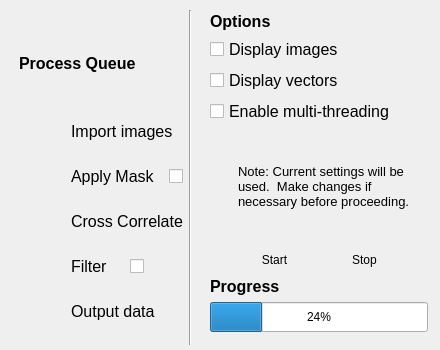
<?xml version="1.0" encoding="UTF-8"?>
<ui version="4.0">
 <class>BatchWindow</class>
 <widget class="QDialog" name="BatchWindow">
  <property name="windowModality">
   <enum>Qt::ApplicationModal</enum>
  </property>
  <property name="geometry">
   <rect>
    <x>0</x>
    <y>0</y>
    <width>440</width>
    <height>350</height>
   </rect>
  </property>
  <property name="sizePolicy">
   <sizepolicy hsizetype="Fixed" vsizetype="Fixed">
    <horstretch>0</horstretch>
    <verstretch>0</verstretch>
   </sizepolicy>
  </property>
  <property name="minimumSize">
   <size>
    <width>440</width>
    <height>350</height>
   </size>
  </property>
  <property name="maximumSize">
   <size>
    <width>440</width>
    <height>350</height>
   </size>
  </property>
  <property name="windowTitle">
   <string>Batch Process</string>
  </property>
  <property name="windowIcon">
   <iconset resource="../share/icons/icons.qrc">
    <normaloff>:/icons/openpiv.png</normaloff>:/icons/openpiv.png</iconset>
  </property>
  <widget class="Line" name="line">
   <property name="geometry">
    <rect>
     <x>180</x>
     <y>10</y>
     <width>20</width>
     <height>335</height>
    </rect>
   </property>
   <property name="orientation">
    <enum>Qt::Vertical</enum>
   </property>
  </widget>
  <widget class="QWidget" name="">
   <property name="geometry">
    <rect>
     <x>19</x>
     <y>10</y>
     <width>164</width>
     <height>311</height>
    </rect>
   </property>
   <layout class="QVBoxLayout" name="verticalLayout_2">
    <item>
     <layout class="QHBoxLayout" name="horizontalLayout_5">
      <item>
       <widget class="QLabel" name="label">
        <property name="font">
         <font>
          <pointsize>12</pointsize>
          <weight>75</weight>
          <bold>true</bold>
         </font>
        </property>
        <property name="text">
         <string>Process Queue</string>
        </property>
       </widget>
      </item>
      <item>
       <spacer name="horizontalSpacer_6">
        <property name="orientation">
         <enum>Qt::Horizontal</enum>
        </property>
        <property name="sizeHint" stdset="0">
         <size>
          <width>17</width>
          <height>20</height>
         </size>
        </property>
       </spacer>
      </item>
     </layout>
    </item>
    <item>
     <layout class="QGridLayout" name="gridLayout">
      <item row="0" column="0">
       <widget class="QLabel" name="label_2">
        <property name="text">
         <string/>
        </property>
        <property name="pixmap">
         <pixmap resource="../share/icons/icons.qrc">:/icons/import_image.png</pixmap>
        </property>
        <property name="alignment">
         <set>Qt::AlignCenter</set>
        </property>
       </widget>
      </item>
      <item row="0" column="1">
       <widget class="QLabel" name="label_3">
        <property name="font">
         <font>
          <pointsize>12</pointsize>
         </font>
        </property>
        <property name="text">
         <string>Import images</string>
        </property>
       </widget>
      </item>
      <item row="1" column="1">
       <widget class="QLabel" name="label_4">
        <property name="text">
         <string/>
        </property>
        <property name="pixmap">
         <pixmap resource="../share/icons/icons.qrc">:/icons/arrow-down-double-3_small.png</pixmap>
        </property>
       </widget>
      </item>
      <item row="2" column="0">
       <widget class="QLabel" name="maskIcon">
        <property name="text">
         <string/>
        </property>
        <property name="pixmap">
         <pixmap resource="../share/icons/icons.qrc">:/icons/image_mask.png</pixmap>
        </property>
        <property name="alignment">
         <set>Qt::AlignCenter</set>
        </property>
       </widget>
      </item>
      <item row="2" column="1">
       <layout class="QHBoxLayout" name="horizontalLayout_2">
        <item>
         <widget class="QLabel" name="maskLabel">
          <property name="minimumSize">
           <size>
            <width>92</width>
            <height>0</height>
           </size>
          </property>
          <property name="font">
           <font>
            <pointsize>12</pointsize>
           </font>
          </property>
          <property name="text">
           <string>Apply Mask</string>
          </property>
         </widget>
        </item>
        <item>
         <widget class="QCheckBox" name="maskCheck">
          <property name="maximumSize">
           <size>
            <width>1677215</width>
            <height>16777215</height>
           </size>
          </property>
          <property name="font">
           <font>
            <pointsize>12</pointsize>
           </font>
          </property>
          <property name="text">
           <string/>
          </property>
         </widget>
        </item>
       </layout>
      </item>
      <item row="3" column="1">
       <widget class="QLabel" name="label_6">
        <property name="text">
         <string/>
        </property>
        <property name="pixmap">
         <pixmap resource="../share/icons/icons.qrc">:/icons/arrow-down-double-3_small.png</pixmap>
        </property>
       </widget>
      </item>
      <item row="4" column="0">
       <widget class="QLabel" name="label_7">
        <property name="text">
         <string/>
        </property>
        <property name="pixmap">
         <pixmap resource="../share/icons/icons.qrc">:/icons/correlate.png</pixmap>
        </property>
        <property name="alignment">
         <set>Qt::AlignCenter</set>
        </property>
       </widget>
      </item>
      <item row="4" column="1">
       <widget class="QLabel" name="label_8">
        <property name="font">
         <font>
          <pointsize>12</pointsize>
         </font>
        </property>
        <property name="text">
         <string>Cross Correlate</string>
        </property>
       </widget>
      </item>
      <item row="5" column="1">
       <widget class="QLabel" name="label_9">
        <property name="text">
         <string/>
        </property>
        <property name="pixmap">
         <pixmap resource="../share/icons/icons.qrc">:/icons/arrow-down-double-3_small.png</pixmap>
        </property>
       </widget>
      </item>
      <item row="6" column="0">
       <widget class="QLabel" name="filterIcon">
        <property name="text">
         <string/>
        </property>
        <property name="pixmap">
         <pixmap resource="../share/icons/icons.qrc">:/icons/filter.png</pixmap>
        </property>
        <property name="alignment">
         <set>Qt::AlignCenter</set>
        </property>
       </widget>
      </item>
      <item row="6" column="1">
       <layout class="QHBoxLayout" name="horizontalLayout">
        <item>
         <widget class="QLabel" name="filterLabel">
          <property name="minimumSize">
           <size>
            <width>45</width>
            <height>0</height>
           </size>
          </property>
          <property name="font">
           <font>
            <pointsize>12</pointsize>
           </font>
          </property>
          <property name="text">
           <string>Filter</string>
          </property>
         </widget>
        </item>
        <item>
         <widget class="QCheckBox" name="filterCheck">
          <property name="minimumSize">
           <size>
            <width>15</width>
            <height>0</height>
           </size>
          </property>
          <property name="maximumSize">
           <size>
            <width>16777215</width>
            <height>16777215</height>
           </size>
          </property>
          <property name="font">
           <font>
            <pointsize>12</pointsize>
           </font>
          </property>
          <property name="text">
           <string/>
          </property>
         </widget>
        </item>
       </layout>
      </item>
      <item row="7" column="1">
       <widget class="QLabel" name="label_12">
        <property name="text">
         <string/>
        </property>
        <property name="pixmap">
         <pixmap resource="../share/icons/icons.qrc">:/icons/arrow-down-double-3_small.png</pixmap>
        </property>
       </widget>
      </item>
      <item row="8" column="0">
       <widget class="QLabel" name="label_13">
        <property name="text">
         <string/>
        </property>
        <property name="pixmap">
         <pixmap resource="../share/icons/icons.qrc">:/icons/edit.png</pixmap>
        </property>
        <property name="alignment">
         <set>Qt::AlignCenter</set>
        </property>
       </widget>
      </item>
      <item row="8" column="1">
       <widget class="QLabel" name="label_14">
        <property name="font">
         <font>
          <pointsize>12</pointsize>
         </font>
        </property>
        <property name="text">
         <string>Output data</string>
        </property>
       </widget>
      </item>
     </layout>
    </item>
   </layout>
  </widget>
  <widget class="QWidget" name="">
   <property name="geometry">
    <rect>
     <x>210</x>
     <y>11</y>
     <width>218</width>
     <height>321</height>
    </rect>
   </property>
   <layout class="QGridLayout" name="gridLayout_4">
    <item row="0" column="0">
     <layout class="QHBoxLayout" name="horizontalLayout_4">
      <item>
       <widget class="QLabel" name="label_15">
        <property name="font">
         <font>
          <pointsize>12</pointsize>
          <weight>75</weight>
          <bold>true</bold>
         </font>
        </property>
        <property name="text">
         <string>Options</string>
        </property>
       </widget>
      </item>
      <item>
       <spacer name="horizontalSpacer_4">
        <property name="orientation">
         <enum>Qt::Horizontal</enum>
        </property>
        <property name="sizeHint" stdset="0">
         <size>
          <width>40</width>
          <height>20</height>
         </size>
        </property>
       </spacer>
      </item>
     </layout>
    </item>
    <item row="1" column="0">
     <layout class="QVBoxLayout" name="verticalLayout">
      <item>
       <widget class="QCheckBox" name="imagesCheck">
        <property name="font">
         <font>
          <pointsize>12</pointsize>
         </font>
        </property>
        <property name="text">
         <string>Display images</string>
        </property>
       </widget>
      </item>
      <item>
       <widget class="QCheckBox" name="vectorsCheck">
        <property name="font">
         <font>
          <pointsize>12</pointsize>
         </font>
        </property>
        <property name="text">
         <string>Display vectors</string>
        </property>
       </widget>
      </item>
      <item>
       <widget class="QCheckBox" name="threadingCheck">
        <property name="font">
         <font>
          <pointsize>12</pointsize>
         </font>
        </property>
        <property name="text">
         <string>Enable multi-threading</string>
        </property>
       </widget>
      </item>
     </layout>
    </item>
    <item row="2" column="0">
     <layout class="QGridLayout" name="gridLayout_2">
      <item row="0" column="0">
       <spacer name="verticalSpacer_2">
        <property name="orientation">
         <enum>Qt::Vertical</enum>
        </property>
        <property name="sizeHint" stdset="0">
         <size>
          <width>20</width>
          <height>13</height>
         </size>
        </property>
       </spacer>
      </item>
      <item row="0" column="1" rowspan="3">
       <widget class="QLabel" name="label_16">
        <property name="minimumSize">
         <size>
          <width>190</width>
          <height>80</height>
         </size>
        </property>
        <property name="maximumSize">
         <size>
          <width>190</width>
          <height>80</height>
         </size>
        </property>
        <property name="font">
         <font>
          <pointsize>10</pointsize>
         </font>
        </property>
        <property name="text">
         <string>Note: Current settings will be used.  Make changes if necessary before proceeding.</string>
        </property>
        <property name="wordWrap">
         <bool>true</bool>
        </property>
       </widget>
      </item>
      <item row="1" column="0">
       <widget class="QLabel" name="label_17">
        <property name="text">
         <string/>
        </property>
        <property name="pixmap">
         <pixmap resource="../share/icons/icons.qrc">:/icons/bookmark-2.png</pixmap>
        </property>
       </widget>
      </item>
      <item row="2" column="0">
       <spacer name="verticalSpacer">
        <property name="orientation">
         <enum>Qt::Vertical</enum>
        </property>
        <property name="sizeHint" stdset="0">
         <size>
          <width>20</width>
          <height>18</height>
         </size>
        </property>
       </spacer>
      </item>
     </layout>
    </item>
    <item row="3" column="0">
     <layout class="QHBoxLayout" name="horizontalLayout_3">
      <item>
       <spacer name="horizontalSpacer">
        <property name="orientation">
         <enum>Qt::Horizontal</enum>
        </property>
        <property name="sizeHint" stdset="0">
         <size>
          <width>40</width>
          <height>20</height>
         </size>
        </property>
       </spacer>
      </item>
      <item>
       <widget class="QToolButton" name="startButton">
        <property name="text">
         <string>Start</string>
        </property>
        <property name="icon">
         <iconset resource="../share/icons/icons.qrc">
          <normaloff>:/icons/player_play.png</normaloff>:/icons/player_play.png</iconset>
        </property>
        <property name="iconSize">
         <size>
          <width>25</width>
          <height>25</height>
         </size>
        </property>
        <property name="toolButtonStyle">
         <enum>Qt::ToolButtonTextUnderIcon</enum>
        </property>
        <property name="autoRaise">
         <bool>true</bool>
        </property>
       </widget>
      </item>
      <item>
       <spacer name="horizontalSpacer_3">
        <property name="orientation">
         <enum>Qt::Horizontal</enum>
        </property>
        <property name="sizeHint" stdset="0">
         <size>
          <width>13</width>
          <height>20</height>
         </size>
        </property>
       </spacer>
      </item>
      <item>
       <widget class="QToolButton" name="stopButton">
        <property name="text">
         <string>Stop</string>
        </property>
        <property name="icon">
         <iconset resource="../share/icons/icons.qrc">
          <normaloff>:/icons/exit.png</normaloff>:/icons/exit.png</iconset>
        </property>
        <property name="iconSize">
         <size>
          <width>25</width>
          <height>25</height>
         </size>
        </property>
        <property name="toolButtonStyle">
         <enum>Qt::ToolButtonTextUnderIcon</enum>
        </property>
        <property name="autoRaise">
         <bool>true</bool>
        </property>
       </widget>
      </item>
      <item>
       <spacer name="horizontalSpacer_2">
        <property name="orientation">
         <enum>Qt::Horizontal</enum>
        </property>
        <property name="sizeHint" stdset="0">
         <size>
          <width>40</width>
          <height>20</height>
         </size>
        </property>
       </spacer>
      </item>
     </layout>
    </item>
    <item row="4" column="0">
     <layout class="QGridLayout" name="gridLayout_3">
      <item row="0" column="0">
       <widget class="QLabel" name="label_11">
        <property name="font">
         <font>
          <pointsize>12</pointsize>
          <weight>75</weight>
          <bold>true</bold>
         </font>
        </property>
        <property name="text">
         <string>Progress</string>
        </property>
       </widget>
      </item>
      <item row="0" column="1">
       <spacer name="horizontalSpacer_5">
        <property name="orientation">
         <enum>Qt::Horizontal</enum>
        </property>
        <property name="sizeHint" stdset="0">
         <size>
          <width>40</width>
          <height>20</height>
         </size>
        </property>
       </spacer>
      </item>
      <item row="1" column="0" colspan="2">
       <widget class="QProgressBar" name="progressBar">
        <property name="minimumSize">
         <size>
          <width>0</width>
          <height>30</height>
         </size>
        </property>
        <property name="value">
         <number>24</number>
        </property>
       </widget>
      </item>
     </layout>
    </item>
   </layout>
  </widget>
 </widget>
 <resources>
  <include location="../share/icons/icons.qrc"/>
  <include location="../share/icons/icons.qrc"/>
  <include location="../share/icons/icons.qrc"/>
 </resources>
 <connections/>
</ui>
